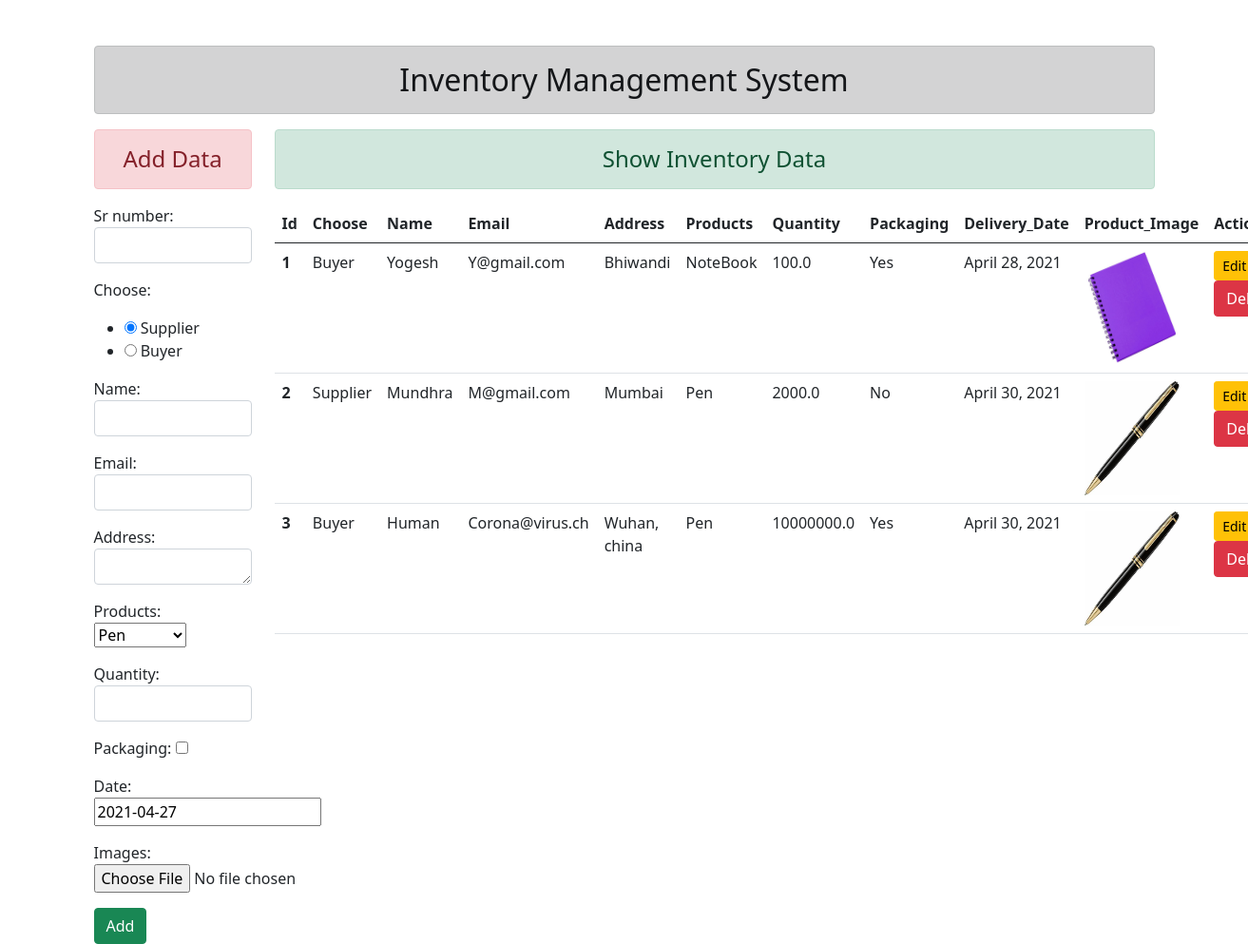
The page / on the database its author committed.
### Store/models.py (models this page shows)
class User(models.Model):
    choose= [
    ('Supplier', 'Supplier'),
    ('Buyer', 'Buyer'),
    ]
    products= [
    ('Pen', 'Pen'),
    ('NoteBook', 'NoteBook'),
    ]
    sr_number = models.IntegerField()
    choose = models.CharField(max_length=15, choices=choose, null=True, default='Supplier')
    name = models.CharField(max_length=70)
    email = models.EmailField(max_length=100)
    address = models.CharField(max_length=1000)
    products = models.CharField(max_length=15, choices=products, null=True, default="Pen")
    quantity = models.FloatField()
    packaging = models.BooleanField()
    date = models.DateField(default="2021-04-27")
    images = models.ImageField(upload_to='images/',default="")

### Store/views.py (the view, shortened to what this page needs)
# urls.py: path('', views.UserAddShowView.as_view(), name="addandshow"),
class UserAddShowView(TemplateView):
    template_name = 'Store/addandshow.html'
    def get_context_data(self, *args, **kwargs):
        context = super().get_context_data(**kwargs)
        fm = ItemsRegistration()
        item = User.objects.all()
        context = {'ite':item, 'form':fm}
        return context

### Store/forms.py
class ItemsRegistration(forms.ModelForm):
    class Meta:
        model = User
        fields = ['sr_number','choose','name', 'email', 'address', 'products', 'quantity', 'packaging', 'date', 'images' ]
        widgets = {
            'sr_number':forms.TextInput(attrs={'class':'form-control'}),
            'choose':forms.RadioSelect(),
            'name':forms.TextInput(attrs={'class':'form-control'}),
            'email':forms.EmailInput(attrs={'class':'form-control'}),
            'address':forms.Textarea(attrs={'class':'form-control', "rows":1, "cols":20}),
            'products':forms.Select(),
            'quantity':forms.TextInput(attrs={'class':'form-control'}),
            'packaging':forms.CheckboxInput(),
            'date':forms.DateInput(),
            'images':forms.FileInput(),
        }

### Store/templates/Store/addandshow.html
{% extends 'Store/base.html' %}
{% block content %}
<div class="row">
    <div class="col-sm-2">
        <h4 class="text-center alert alert-danger">Add Data</h4>
        <form action="" method="POST" enctype="multipart/form-data">
            {% csrf_token %} {{form.as_p}}
            <input type="submit" class="btn btn-success" value="Add">
        </form>
    </div>
    <div class="col-sm-10">
        <h4 class="text-center alert alert-success">Show Inventory Data</h4>
        {% if ite %}
        <table class="table table-hover">
            <thead>
                <tr>
                    <th scope="col">Id</th>
                    <th scope="col">Choose</th>
                    <th scope="col">Name</th>
                    <th scope="col">Email</th>
                    <th scope="col">Address</th>
                    <th scope="col">Products</th>
                    <th scope="col">Quantity</th>
                    <th scope="col">Packaging</th>
                    <th scope="col">Delivery_Date</th>
                    <th scope="col">Product_Image</th>
                    <th scope="col">Action</th>
                </tr>
            </thead>
            <tbody>
                {% for it in ite %}
                <tr>
                    <th scope="row">{{it.sr_number}}</th>
                    <td>{{it.choose}}</td>
                    <td>{{it.name}}</td>
                    <td>{{it.email}}</td>
                    <td>{{it.address}}</td>
                    <td>{{it.products}}</td>
                    <td>{{it.quantity}}</td>
                    <td>{% if it.packaging == True %}
                        <a>Yes</a> {% else %}
                        <a>No</a> {% endif %}
                    </td>
                    <td>{{it.date}}</td>
                    <td> <img src="{{it.images.url}}" alt="" style="height: 120px; width: 100px;"></td>
                    <td>
                        <a href="{% url 'updatedata' it.id %}" class="btn btn-warning btn-sm">Edit</a>
                        <form action="{% url 'deletedata' it.id %}" method="post" class="d-inline">{% csrf_token %}
                            <input type="submit" class="btn btn-danger" value="Delete">
                        </form>
                    </td>
                </tr>
                {% endfor %}
            </tbody>
        </table>
        {% else %}
        <h4 class="text-center alert alert-warning"> No Records</h4>
        {% endif %}
    </div>
</div>
{% endblock content %}

### Store/templates/Store/base.html (shortened to what this page needs)
<!DOCTYPE html> {% load static %}
<html lang="en">
<head>
    <link rel="stylesheet" href="{% static 'Store/css/bootstrap.css' %}">
</head>
<body>
    <div class="container mt-5">
        <h2 class="text-center alert alert-dark">Inventory Management System</h2>
        {% block content %} {% endblock content %}
    </div>
</body>
</html>

### rows shown on the page
User: sr_number "1", choose "Buyer", name "Yogesh", email "Y@gmail.com", address "Bhiwandi", products "NoteBook", quantity "100.0", packaging "Yes", date "April 28, 2021", images (picture)
User: sr_number "2", choose "Supplier", name "Mundhra", email "M@gmail.com", address "Mumbai", products "Pen", quantity "2000.0", packaging "No", date "April 30, 2021", images (picture)
User: sr_number "3", choose "Buyer", name "Human", email "Corona@virus.ch", address "Wuhan, china", products "Pen", quantity "10000000.0", packaging "Yes", date "April 30, 2021", images (picture)
